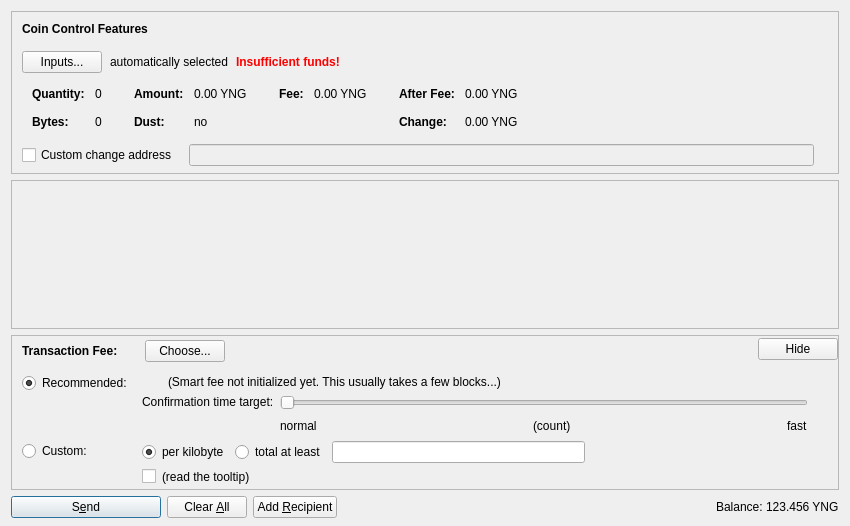
<?xml version="1.0" encoding="UTF-8"?>
<ui version="4.0">
 <class>SendCoinsDialog</class>
 <widget class="QDialog" name="SendCoinsDialog">
  <property name="geometry">
   <rect>
    <x>0</x>
    <y>0</y>
    <width>850</width>
    <height>526</height>
   </rect>
  </property>
  <property name="windowTitle">
   <string>Send Coins</string>
  </property>
  <layout class="QVBoxLayout" name="verticalLayout" stretch="0,1,0,0">
   <property name="bottomMargin">
    <number>8</number>
   </property>
   <item>
    <widget class="QFrame" name="frameCoinControl">
     <property name="sizePolicy">
      <sizepolicy hsizetype="Expanding" vsizetype="Expanding">
       <horstretch>0</horstretch>
       <verstretch>0</verstretch>
      </sizepolicy>
     </property>
     <property name="maximumSize">
      <size>
       <width>16777215</width>
       <height>16777215</height>
      </size>
     </property>
     <property name="frameShape">
      <enum>QFrame::StyledPanel</enum>
     </property>
     <property name="frameShadow">
      <enum>QFrame::Sunken</enum>
     </property>
     <layout class="QVBoxLayout" name="verticalLayoutCoinControl2">
      <property name="spacing">
       <number>0</number>
      </property>
      <property name="leftMargin">
       <number>0</number>
      </property>
      <property name="topMargin">
       <number>0</number>
      </property>
      <property name="rightMargin">
       <number>0</number>
      </property>
      <property name="bottomMargin">
       <number>6</number>
      </property>
      <item>
       <layout class="QVBoxLayout" name="verticalLayoutCoinControl" stretch="0,0,0,0,1">
        <property name="spacing">
         <number>0</number>
        </property>
        <property name="leftMargin">
         <number>10</number>
        </property>
        <property name="topMargin">
         <number>10</number>
        </property>
        <item>
         <layout class="QHBoxLayout" name="horizontalLayoutCoinControl1">
          <property name="bottomMargin">
           <number>15</number>
          </property>
          <item>
           <widget class="QLabel" name="labelCoinControlFeatures">
            <property name="sizePolicy">
             <sizepolicy hsizetype="Preferred" vsizetype="Maximum">
              <horstretch>0</horstretch>
              <verstretch>0</verstretch>
             </sizepolicy>
            </property>
            <property name="font">
             <font>
              <weight>75</weight>
              <bold>true</bold>
             </font>
            </property>
            <property name="styleSheet">
             <string notr="true">font-weight:bold;</string>
            </property>
            <property name="text">
             <string>Coin Control Features</string>
            </property>
           </widget>
          </item>
         </layout>
        </item>
        <item>
         <layout class="QHBoxLayout" name="horizontalLayoutCoinControl2" stretch="0,0,0,0">
          <property name="spacing">
           <number>8</number>
          </property>
          <property name="bottomMargin">
           <number>10</number>
          </property>
          <item>
           <widget class="QPushButton" name="pushButtonCoinControl">
            <property name="styleSheet">
             <string notr="true"/>
            </property>
            <property name="text">
             <string>Inputs...</string>
            </property>
            <property name="autoDefault">
             <bool>false</bool>
            </property>
           </widget>
          </item>
          <item>
           <widget class="QLabel" name="labelCoinControlAutomaticallySelected">
            <property name="text">
             <string>automatically selected</string>
            </property>
            <property name="margin">
             <number>5</number>
            </property>
           </widget>
          </item>
          <item>
           <widget class="QLabel" name="labelCoinControlInsuffFunds">
            <property name="font">
             <font>
              <weight>75</weight>
              <bold>true</bold>
             </font>
            </property>
            <property name="styleSheet">
             <string notr="true">color:red;font-weight:bold;</string>
            </property>
            <property name="text">
             <string>Insufficient funds!</string>
            </property>
            <property name="margin">
             <number>5</number>
            </property>
           </widget>
          </item>
          <item>
           <spacer name="horizontalSpacerCoinControl">
            <property name="orientation">
             <enum>Qt::Horizontal</enum>
            </property>
            <property name="sizeHint" stdset="0">
             <size>
              <width>40</width>
              <height>1</height>
             </size>
            </property>
           </spacer>
          </item>
         </layout>
        </item>
        <item>
         <widget class="QWidget" name="widgetCoinControl" native="true">
          <property name="sizePolicy">
           <sizepolicy hsizetype="Preferred" vsizetype="Preferred">
            <horstretch>0</horstretch>
            <verstretch>0</verstretch>
           </sizepolicy>
          </property>
          <property name="minimumSize">
           <size>
            <width>0</width>
            <height>0</height>
           </size>
          </property>
          <property name="styleSheet">
           <string notr="true"/>
          </property>
          <layout class="QHBoxLayout" name="horizontalLayoutCoinControl5">
           <property name="leftMargin">
            <number>0</number>
           </property>
           <property name="topMargin">
            <number>0</number>
           </property>
           <property name="rightMargin">
            <number>0</number>
           </property>
           <property name="bottomMargin">
            <number>0</number>
           </property>
           <item>
            <layout class="QHBoxLayout" name="horizontalLayoutCoinControl3" stretch="0,0,0,1">
             <property name="spacing">
              <number>20</number>
             </property>
             <property name="topMargin">
              <number>0</number>
             </property>
             <property name="bottomMargin">
              <number>10</number>
             </property>
             <item>
              <layout class="QFormLayout" name="formLayoutCoinControl1">
               <property name="horizontalSpacing">
                <number>10</number>
               </property>
               <property name="verticalSpacing">
                <number>14</number>
               </property>
               <property name="leftMargin">
                <number>10</number>
               </property>
               <property name="topMargin">
                <number>4</number>
               </property>
               <property name="rightMargin">
                <number>6</number>
               </property>
               <item row="0" column="0">
                <widget class="QLabel" name="labelCoinControlQuantityText">
                 <property name="font">
                  <font>
                   <weight>75</weight>
                   <bold>true</bold>
                  </font>
                 </property>
                 <property name="text">
                  <string>Quantity:</string>
                 </property>
                 <property name="margin">
                  <number>0</number>
                 </property>
                </widget>
               </item>
               <item row="0" column="1">
                <widget class="QLabel" name="labelCoinControlQuantity">
                 <property name="cursor">
                  <cursorShape>IBeamCursor</cursorShape>
                 </property>
                 <property name="contextMenuPolicy">
                  <enum>Qt::ActionsContextMenu</enum>
                 </property>
                 <property name="text">
                  <string notr="true">0</string>
                 </property>
                 <property name="margin">
                  <number>0</number>
                 </property>
                 <property name="textInteractionFlags">
                  <set>Qt::LinksAccessibleByMouse|Qt::TextSelectableByKeyboard|Qt::TextSelectableByMouse</set>
                 </property>
                </widget>
               </item>
               <item row="1" column="0">
                <widget class="QLabel" name="labelCoinControlBytesText">
                 <property name="font">
                  <font>
                   <weight>75</weight>
                   <bold>true</bold>
                  </font>
                 </property>
                 <property name="text">
                  <string>Bytes:</string>
                 </property>
                </widget>
               </item>
               <item row="1" column="1">
                <widget class="QLabel" name="labelCoinControlBytes">
                 <property name="cursor">
                  <cursorShape>IBeamCursor</cursorShape>
                 </property>
                 <property name="contextMenuPolicy">
                  <enum>Qt::ActionsContextMenu</enum>
                 </property>
                 <property name="text">
                  <string notr="true">0</string>
                 </property>
                 <property name="textInteractionFlags">
                  <set>Qt::LinksAccessibleByMouse|Qt::TextSelectableByKeyboard|Qt::TextSelectableByMouse</set>
                 </property>
                </widget>
               </item>
              </layout>
             </item>
             <item>
              <layout class="QFormLayout" name="formLayoutCoinControl2">
               <property name="horizontalSpacing">
                <number>10</number>
               </property>
               <property name="verticalSpacing">
                <number>14</number>
               </property>
               <property name="leftMargin">
                <number>6</number>
               </property>
               <property name="topMargin">
                <number>4</number>
               </property>
               <property name="rightMargin">
                <number>6</number>
               </property>
               <item row="0" column="0">
                <widget class="QLabel" name="labelCoinControlAmountText">
                 <property name="font">
                  <font>
                   <weight>75</weight>
                   <bold>true</bold>
                  </font>
                 </property>
                 <property name="text">
                  <string>Amount:</string>
                 </property>
                 <property name="margin">
                  <number>0</number>
                 </property>
                </widget>
               </item>
               <item row="0" column="1">
                <widget class="QLabel" name="labelCoinControlAmount">
                 <property name="cursor">
                  <cursorShape>IBeamCursor</cursorShape>
                 </property>
                 <property name="contextMenuPolicy">
                  <enum>Qt::ActionsContextMenu</enum>
                 </property>
                 <property name="text">
                  <string notr="true">0.00 YNG</string>
                 </property>
                 <property name="textInteractionFlags">
                  <set>Qt::LinksAccessibleByMouse|Qt::TextSelectableByKeyboard|Qt::TextSelectableByMouse</set>
                 </property>
                </widget>
               </item>
               <item row="1" column="0">
                <widget class="QLabel" name="labelCoinControlLowOutputText">
                 <property name="font">
                  <font>
                   <weight>75</weight>
                   <bold>true</bold>
                  </font>
                 </property>
                 <property name="text">
                  <string>Dust:</string>
                 </property>
                </widget>
               </item>
               <item row="1" column="1">
                <widget class="QLabel" name="labelCoinControlLowOutput">
                 <property name="cursor">
                  <cursorShape>IBeamCursor</cursorShape>
                 </property>
                 <property name="contextMenuPolicy">
                  <enum>Qt::ActionsContextMenu</enum>
                 </property>
                 <property name="text">
                  <string notr="true">no</string>
                 </property>
                 <property name="textInteractionFlags">
                  <set>Qt::LinksAccessibleByMouse|Qt::TextSelectableByKeyboard|Qt::TextSelectableByMouse</set>
                 </property>
                </widget>
               </item>
              </layout>
             </item>
             <item>
              <layout class="QFormLayout" name="formLayoutCoinControl3">
               <property name="horizontalSpacing">
                <number>10</number>
               </property>
               <property name="verticalSpacing">
                <number>14</number>
               </property>
               <property name="leftMargin">
                <number>6</number>
               </property>
               <property name="topMargin">
                <number>4</number>
               </property>
               <property name="rightMargin">
                <number>6</number>
               </property>
               <item row="0" column="0">
                <widget class="QLabel" name="labelCoinControlFeeText">
                 <property name="font">
                  <font>
                   <weight>75</weight>
                   <bold>true</bold>
                  </font>
                 </property>
                 <property name="text">
                  <string>Fee:</string>
                 </property>
                 <property name="margin">
                  <number>0</number>
                 </property>
                </widget>
               </item>
               <item row="0" column="1">
                <widget class="QLabel" name="labelCoinControlFee">
                 <property name="cursor">
                  <cursorShape>IBeamCursor</cursorShape>
                 </property>
                 <property name="contextMenuPolicy">
                  <enum>Qt::ActionsContextMenu</enum>
                 </property>
                 <property name="text">
                  <string notr="true">0.00 YNG</string>
                 </property>
                 <property name="textInteractionFlags">
                  <set>Qt::LinksAccessibleByMouse|Qt::TextSelectableByKeyboard|Qt::TextSelectableByMouse</set>
                 </property>
                </widget>
               </item>
              </layout>
             </item>
             <item>
              <layout class="QFormLayout" name="formLayoutCoinControl4">
               <property name="horizontalSpacing">
                <number>10</number>
               </property>
               <property name="verticalSpacing">
                <number>14</number>
               </property>
               <property name="leftMargin">
                <number>6</number>
               </property>
               <property name="topMargin">
                <number>4</number>
               </property>
               <property name="rightMargin">
                <number>6</number>
               </property>
               <item row="0" column="0">
                <widget class="QLabel" name="labelCoinControlAfterFeeText">
                 <property name="font">
                  <font>
                   <weight>75</weight>
                   <bold>true</bold>
                  </font>
                 </property>
                 <property name="text">
                  <string>After Fee:</string>
                 </property>
                 <property name="margin">
                  <number>0</number>
                 </property>
                </widget>
               </item>
               <item row="0" column="1">
                <widget class="QLabel" name="labelCoinControlAfterFee">
                 <property name="cursor">
                  <cursorShape>IBeamCursor</cursorShape>
                 </property>
                 <property name="contextMenuPolicy">
                  <enum>Qt::ActionsContextMenu</enum>
                 </property>
                 <property name="text">
                  <string notr="true">0.00 YNG</string>
                 </property>
                 <property name="textInteractionFlags">
                  <set>Qt::LinksAccessibleByMouse|Qt::TextSelectableByKeyboard|Qt::TextSelectableByMouse</set>
                 </property>
                </widget>
               </item>
               <item row="1" column="0">
                <widget class="QLabel" name="labelCoinControlChangeText">
                 <property name="font">
                  <font>
                   <weight>75</weight>
                   <bold>true</bold>
                  </font>
                 </property>
                 <property name="text">
                  <string>Change:</string>
                 </property>
                </widget>
               </item>
               <item row="1" column="1">
                <widget class="QLabel" name="labelCoinControlChange">
                 <property name="cursor">
                  <cursorShape>IBeamCursor</cursorShape>
                 </property>
                 <property name="contextMenuPolicy">
                  <enum>Qt::ActionsContextMenu</enum>
                 </property>
                 <property name="text">
                  <string notr="true">0.00 YNG</string>
                 </property>
                 <property name="textInteractionFlags">
                  <set>Qt::LinksAccessibleByMouse|Qt::TextSelectableByKeyboard|Qt::TextSelectableByMouse</set>
                 </property>
                </widget>
               </item>
              </layout>
             </item>
            </layout>
           </item>
          </layout>
         </widget>
        </item>
        <item>
         <layout class="QHBoxLayout" name="horizontalLayoutCoinControl4" stretch="0,0,0">
          <property name="spacing">
           <number>12</number>
          </property>
          <property name="sizeConstraint">
           <enum>QLayout::SetDefaultConstraint</enum>
          </property>
          <property name="topMargin">
           <number>5</number>
          </property>
          <property name="rightMargin">
           <number>5</number>
          </property>
          <item>
           <widget class="QCheckBox" name="checkBoxCoinControlChange">
            <property name="toolTip">
             <string>If this is activated, but the change address is empty or invalid, change will be sent to a newly generated address.</string>
            </property>
            <property name="text">
             <string>Custom change address</string>
            </property>
           </widget>
          </item>
          <item>
           <widget class="QValidatedLineEdit" name="lineEditCoinControlChange">
            <property name="enabled">
             <bool>false</bool>
            </property>
            <property name="sizePolicy">
             <sizepolicy hsizetype="Expanding" vsizetype="Fixed">
              <horstretch>0</horstretch>
              <verstretch>0</verstretch>
             </sizepolicy>
            </property>
           </widget>
          </item>
          <item>
           <widget class="QLabel" name="labelCoinControlChangeLabel">
            <property name="sizePolicy">
             <sizepolicy hsizetype="Preferred" vsizetype="Expanding">
              <horstretch>0</horstretch>
              <verstretch>0</verstretch>
             </sizepolicy>
            </property>
            <property name="minimumSize">
             <size>
              <width>0</width>
              <height>0</height>
             </size>
            </property>
            <property name="text">
             <string/>
            </property>
            <property name="margin">
             <number>3</number>
            </property>
           </widget>
          </item>
         </layout>
        </item>
        <item>
         <spacer name="verticalSpacerCoinControl">
          <property name="orientation">
           <enum>Qt::Vertical</enum>
          </property>
          <property name="sizeHint" stdset="0">
           <size>
            <width>800</width>
            <height>1</height>
           </size>
          </property>
         </spacer>
        </item>
       </layout>
      </item>
     </layout>
    </widget>
   </item>
   <item>
    <widget class="QScrollArea" name="scrollArea">
     <property name="widgetResizable">
      <bool>true</bool>
     </property>
     <widget class="QWidget" name="scrollAreaWidgetContents">
      <property name="geometry">
       <rect>
        <x>0</x>
        <y>0</y>
        <width>830</width>
        <height>104</height>
       </rect>
      </property>
      <layout class="QVBoxLayout" name="verticalLayout_2" stretch="0,1">
       <property name="leftMargin">
        <number>0</number>
       </property>
       <property name="topMargin">
        <number>0</number>
       </property>
       <property name="rightMargin">
        <number>0</number>
       </property>
       <property name="bottomMargin">
        <number>0</number>
       </property>
       <item>
        <layout class="QVBoxLayout" name="entries">
         <property name="spacing">
          <number>6</number>
         </property>
        </layout>
       </item>
       <item>
        <spacer name="verticalSpacer">
         <property name="orientation">
          <enum>Qt::Vertical</enum>
         </property>
         <property name="sizeHint" stdset="0">
          <size>
           <width>20</width>
           <height>40</height>
          </size>
         </property>
        </spacer>
       </item>
      </layout>
     </widget>
    </widget>
   </item>
   <item>
    <widget class="QFrame" name="frameFee">
     <property name="sizePolicy">
      <sizepolicy hsizetype="Expanding" vsizetype="Expanding">
       <horstretch>0</horstretch>
       <verstretch>0</verstretch>
      </sizepolicy>
     </property>
     <property name="maximumSize">
      <size>
       <width>16777215</width>
       <height>16777215</height>
      </size>
     </property>
     <property name="frameShape">
      <enum>QFrame::StyledPanel</enum>
     </property>
     <property name="frameShadow">
      <enum>QFrame::Sunken</enum>
     </property>
     <layout class="QVBoxLayout" name="verticalLayoutFee1">
      <property name="spacing">
       <number>0</number>
      </property>
      <property name="leftMargin">
       <number>0</number>
      </property>
      <property name="topMargin">
       <number>0</number>
      </property>
      <property name="rightMargin">
       <number>0</number>
      </property>
      <property name="bottomMargin">
       <number>0</number>
      </property>
      <item>
       <layout class="QVBoxLayout" name="verticalLayoutFee2" stretch="0,0,0">
        <property name="spacing">
         <number>0</number>
        </property>
        <property name="leftMargin">
         <number>10</number>
        </property>
        <property name="topMargin">
         <number>0</number>
        </property>
        <item>
         <layout class="QHBoxLayout" name="horizontalLayoutFee1">
          <property name="bottomMargin">
           <number>0</number>
          </property>
          <item>
           <layout class="QVBoxLayout" name="verticalLayoutFee7">
            <property name="spacing">
             <number>0</number>
            </property>
            <item>
             <spacer name="verticalSpacerSmartFee">
              <property name="orientation">
               <enum>Qt::Vertical</enum>
              </property>
              <property name="sizeType">
               <enum>QSizePolicy::Fixed</enum>
              </property>
              <property name="sizeHint" stdset="0">
               <size>
                <width>1</width>
                <height>4</height>
               </size>
              </property>
             </spacer>
            </item>
            <item>
             <layout class="QHBoxLayout" name="horizontalLayoutSmartFee">
              <property name="spacing">
               <number>10</number>
              </property>
              <item>
               <widget class="QLabel" name="labelFeeHeadline">
                <property name="sizePolicy">
                 <sizepolicy hsizetype="Preferred" vsizetype="Maximum">
                  <horstretch>0</horstretch>
                  <verstretch>0</verstretch>
                 </sizepolicy>
                </property>
                <property name="font">
                 <font>
                  <weight>75</weight>
                  <bold>true</bold>
                 </font>
                </property>
                <property name="styleSheet">
                 <string notr="true">font-weight:bold;</string>
                </property>
                <property name="text">
                 <string>Transaction Fee:</string>
                </property>
               </widget>
              </item>
              <item>
               <widget class="QLabel" name="labelFeeMinimized">
                <property name="text">
                 <string/>
                </property>
               </widget>
              </item>
              <item>
               <widget class="QPushButton" name="buttonChooseFee">
                <property name="text">
                 <string>Choose...</string>
                </property>
               </widget>
              </item>
             </layout>
            </item>
            <item>
             <spacer name="verticalSpacer_5">
              <property name="orientation">
               <enum>Qt::Vertical</enum>
              </property>
              <property name="sizeHint" stdset="0">
               <size>
                <width>1</width>
                <height>1</height>
               </size>
              </property>
             </spacer>
            </item>
           </layout>
          </item>
          <item>
           <spacer name="horizontalSpacer_4">
            <property name="orientation">
             <enum>Qt::Horizontal</enum>
            </property>
            <property name="sizeHint" stdset="0">
             <size>
              <width>40</width>
              <height>20</height>
             </size>
            </property>
           </spacer>
          </item>
          <item>
           <widget class="QPushButton" name="buttonMinimizeFee">
            <property name="toolTip">
             <string>collapse fee-settings</string>
            </property>
            <property name="text">
             <string>Hide</string>
            </property>
           </widget>
          </item>
         </layout>
        </item>
        <item>
         <widget class="QFrame" name="frameFeeSelection">
          <layout class="QVBoxLayout" name="verticalLayoutFee12">
           <property name="spacing">
            <number>0</number>
           </property>
           <property name="leftMargin">
            <number>0</number>
           </property>
           <property name="topMargin">
            <number>0</number>
           </property>
           <property name="rightMargin">
            <number>0</number>
           </property>
           <property name="bottomMargin">
            <number>0</number>
           </property>
           <item>
            <layout class="QGridLayout" name="gridLayoutFee">
             <property name="topMargin">
              <number>10</number>
             </property>
             <property name="bottomMargin">
              <number>4</number>
             </property>
             <property name="horizontalSpacing">
              <number>10</number>
             </property>
             <property name="verticalSpacing">
              <number>4</number>
             </property>
             <item row="1" column="1">
              <layout class="QVBoxLayout" name="verticalLayoutFee8">
               <property name="spacing">
                <number>6</number>
               </property>
               <item>
                <layout class="QHBoxLayout" name="horizontalLayoutFee13">
                 <item>
                  <widget class="QRadioButton" name="radioCustomPerKilobyte">
                   <property name="toolTip">
                    <string>If the custom fee is set to 1000 satoshis and the transaction is only 250 bytes, then &quot;per kilobyte&quot; only pays 250 satoshis in fee, while &quot;total at least&quot; pays 1000 satoshis. For transactions bigger than a kilobyte both pay by kilobyte.</string>
                   </property>
                   <property name="text">
                    <string>per kilobyte</string>
                   </property>
                   <property name="checked">
                    <bool>true</bool>
                   </property>
                   <attribute name="buttonGroup">
                    <string notr="true">groupCustomFee</string>
                   </attribute>
                  </widget>
                 </item>
                 <item>
                  <widget class="QRadioButton" name="radioCustomAtLeast">
                   <property name="toolTip">
                    <string>If the custom fee is set to 1000 satoshis and the transaction is only 250 bytes, then &quot;per kilobyte&quot; only pays 250 satoshis in fee, while &quot;total at least&quot; pays 1000 satoshis. For transactions bigger than a kilobyte both pay by kilobyte.</string>
                   </property>
                   <property name="text">
                    <string>total at least</string>
                   </property>
                   <attribute name="buttonGroup">
                    <string notr="true">groupCustomFee</string>
                   </attribute>
                  </widget>
                 </item>
                 <item>
                  <widget class="BitcoinAmountField" name="customFee"/>
                 </item>
                 <item>
                  <spacer name="horizontalSpacer_6">
                   <property name="orientation">
                    <enum>Qt::Horizontal</enum>
                   </property>
                   <property name="sizeHint" stdset="0">
                    <size>
                     <width>1</width>
                     <height>1</height>
                    </size>
                   </property>
                  </spacer>
                 </item>
                </layout>
               </item>
               <item>
                <layout class="QHBoxLayout" name="horizontalLayoutFee8">
                 <item>
                  <widget class="QCheckBox" name="checkBoxMinimumFee">
                   <property name="toolTip">
                    <string>Paying only the minimum fee is just fine as long as there is less transaction volume than space in the blocks. But be aware that this can end up in a never confirming transaction once there is more demand for yangcoin transactions than the network can process.</string>
                   </property>
                   <property name="text">
                    <string/>
                   </property>
                  </widget>
                 </item>
                 <item>
                  <widget class="QLabel" name="labelMinFeeWarning">
                   <property name="enabled">
                    <bool>true</bool>
                   </property>
                   <property name="toolTip">
                    <string>Paying only the minimum fee is just fine as long as there is less transaction volume than space in the blocks. But be aware that this can end up in a never confirming transaction once there is more demand for yangcoin transactions than the network can process.</string>
                   </property>
                   <property name="text">
                    <string>(read the tooltip)</string>
                   </property>
                   <property name="margin">
                    <number>5</number>
                   </property>
                  </widget>
                 </item>
                 <item>
                  <spacer name="horizontalSpacer_2">
                   <property name="orientation">
                    <enum>Qt::Horizontal</enum>
                   </property>
                   <property name="sizeHint" stdset="0">
                    <size>
                     <width>1</width>
                     <height>1</height>
                    </size>
                   </property>
                  </spacer>
                 </item>
                </layout>
               </item>
              </layout>
             </item>
             <item row="0" column="0">
              <layout class="QVBoxLayout" name="verticalLayoutFee4" stretch="0,1">
               <item>
                <widget class="QRadioButton" name="radioSmartFee">
                 <property name="text">
                  <string>Recommended:</string>
                 </property>
                 <property name="checked">
                  <bool>true</bool>
                 </property>
                 <attribute name="buttonGroup">
                  <string notr="true">groupFee</string>
                 </attribute>
                </widget>
               </item>
               <item>
                <spacer name="verticalSpacer_2">
                 <property name="orientation">
                  <enum>Qt::Vertical</enum>
                 </property>
                 <property name="sizeHint" stdset="0">
                  <size>
                   <width>1</width>
                   <height>1</height>
                  </size>
                 </property>
                </spacer>
               </item>
              </layout>
             </item>
             <item row="1" column="0">
              <layout class="QVBoxLayout" name="verticalLayoutFee9" stretch="0,1">
               <item>
                <widget class="QRadioButton" name="radioCustomFee">
                 <property name="text">
                  <string>Custom:</string>
                 </property>
                 <attribute name="buttonGroup">
                  <string notr="true">groupFee</string>
                 </attribute>
                </widget>
               </item>
               <item>
                <spacer name="verticalSpacer_6">
                 <property name="orientation">
                  <enum>Qt::Vertical</enum>
                 </property>
                 <property name="sizeHint" stdset="0">
                  <size>
                   <width>1</width>
                   <height>1</height>
                  </size>
                 </property>
                </spacer>
               </item>
              </layout>
             </item>
             <item row="0" column="1">
              <layout class="QVBoxLayout" name="verticalLayoutFee3" stretch="0,0,1">
               <property name="spacing">
                <number>6</number>
               </property>
               <property name="topMargin">
                <number>2</number>
               </property>
               <item>
                <layout class="QHBoxLayout" name="horizontalLayoutFee12">
                 <item>
                  <widget class="QLabel" name="labelSmartFee">
                   <property name="text">
                    <string/>
                   </property>
                   <property name="margin">
                    <number>2</number>
                   </property>
                  </widget>
                 </item>
                 <item>
                  <widget class="QLabel" name="labelFeeEstimation">
                   <property name="text">
                    <string/>
                   </property>
                  </widget>
                 </item>
                 <item>
                  <widget class="QLabel" name="labelSmartFee2">
                   <property name="text">
                    <string>(Smart fee not initialized yet. This usually takes a few blocks...)</string>
                   </property>
                   <property name="margin">
                    <number>2</number>
                   </property>
                  </widget>
                 </item>
                 <item>
                  <spacer name="horizontalSpacer_5">
                   <property name="orientation">
                    <enum>Qt::Horizontal</enum>
                   </property>
                   <property name="sizeHint" stdset="0">
                    <size>
                     <width>1</width>
                     <height>1</height>
                    </size>
                   </property>
                  </spacer>
                 </item>
                </layout>
               </item>
               <item>
                <layout class="QHBoxLayout" name="horizontalLayoutFee9">
                 <item>
                  <layout class="QVBoxLayout" name="verticalLayoutFee6">
                   <item>
                    <widget class="QLabel" name="labelSmartFee3">
                     <property name="text">
                      <string>Confirmation time target:</string>
                     </property>
                     <property name="margin">
                      <number>2</number>
                     </property>
                    </widget>
                   </item>
                   <item>
                    <spacer name="verticalSpacer_3">
                     <property name="orientation">
                      <enum>Qt::Vertical</enum>
                     </property>
                     <property name="sizeHint" stdset="0">
                      <size>
                       <width>1</width>
                       <height>1</height>
                      </size>
                     </property>
                    </spacer>
                   </item>
                  </layout>
                 </item>
                 <item>
                  <layout class="QVBoxLayout" name="verticalLayoutFee5">
                   <property name="rightMargin">
                    <number>30</number>
                   </property>
                   <item>
                    <widget class="QSlider" name="sliderSmartFee">
                     <property name="minimum">
                      <number>0</number>
                     </property>
                     <property name="maximum">
                      <number>23</number>
                     </property>
                     <property name="pageStep">
                      <number>1</number>
                     </property>
                     <property name="value">
                      <number>0</number>
                     </property>
                     <property name="orientation">
                      <enum>Qt::Horizontal</enum>
                     </property>
                     <property name="invertedAppearance">
                      <bool>false</bool>
                     </property>
                     <property name="invertedControls">
                      <bool>false</bool>
                     </property>
                     <property name="tickPosition">
                      <enum>QSlider::NoTicks</enum>
                     </property>
                    </widget>
                   </item>
                   <item>
                    <layout class="QHBoxLayout" name="horizontalLayoutFee10">
                     <item>
                      <widget class="QLabel" name="labelSmartFeeNormal">
                       <property name="text">
                        <string>normal</string>
                       </property>
                      </widget>
                     </item>
                     <item>
                      <spacer name="horizontalSpacer_7">
                       <property name="orientation">
                        <enum>Qt::Horizontal</enum>
                       </property>
                       <property name="sizeHint" stdset="0">
                        <size>
                         <width>40</width>
                         <height>20</height>
                        </size>
                       </property>
                      </spacer>
                     </item>
                     <item>
                      <widget class="QLabel" name="confirmationTargetLabel">
                       <property name="text">
                        <string notr="true">(count)</string>
                       </property>
                      </widget>
                     </item>
                     <item>
                      <spacer name="horizontalSpacer_3">
                       <property name="orientation">
                        <enum>Qt::Horizontal</enum>
                       </property>
                       <property name="sizeHint" stdset="0">
                        <size>
                         <width>40</width>
                         <height>20</height>
                        </size>
                       </property>
                      </spacer>
                     </item>
                     <item>
                      <widget class="QLabel" name="labelSmartFeeFast">
                       <property name="text">
                        <string>fast</string>
                       </property>
                      </widget>
                     </item>
                    </layout>
                   </item>
                  </layout>
                 </item>
                </layout>
               </item>
               <item>
                <spacer name="verticalSpacer_4">
                 <property name="orientation">
                  <enum>Qt::Vertical</enum>
                 </property>
                 <property name="sizeHint" stdset="0">
                  <size>
                   <width>1</width>
                   <height>1</height>
                  </size>
                 </property>
                </spacer>
               </item>
              </layout>
             </item>
            </layout>
           </item>
          </layout>
         </widget>
        </item>
        <item>
         <spacer name="verticalSpacerFee">
          <property name="orientation">
           <enum>Qt::Vertical</enum>
          </property>
          <property name="sizeHint" stdset="0">
           <size>
            <width>800</width>
            <height>1</height>
           </size>
          </property>
         </spacer>
        </item>
       </layout>
      </item>
     </layout>
    </widget>
   </item>
   <item>
    <layout class="QHBoxLayout" name="horizontalLayout">
     <item>
      <widget class="QPushButton" name="sendButton">
       <property name="minimumSize">
        <size>
         <width>150</width>
         <height>0</height>
        </size>
       </property>
       <property name="toolTip">
        <string>Confirm the send action</string>
       </property>
       <property name="text">
        <string>S&amp;end</string>
       </property>
       <property name="icon">
        <iconset resource="../bitcoin.qrc">
         <normaloff>:/icons/send</normaloff>:/icons/send</iconset>
       </property>
       <property name="autoDefault">
        <bool>false</bool>
       </property>
       <property name="default">
        <bool>true</bool>
       </property>
      </widget>
     </item>
     <item>
      <widget class="QPushButton" name="clearButton">
       <property name="sizePolicy">
        <sizepolicy hsizetype="Minimum" vsizetype="Fixed">
         <horstretch>0</horstretch>
         <verstretch>0</verstretch>
        </sizepolicy>
       </property>
       <property name="toolTip">
        <string>Clear all fields of the form.</string>
       </property>
       <property name="text">
        <string>Clear &amp;All</string>
       </property>
       <property name="icon">
        <iconset resource="../bitcoin.qrc">
         <normaloff>:/icons/remove</normaloff>:/icons/remove</iconset>
       </property>
       <property name="autoDefault">
        <bool>false</bool>
       </property>
      </widget>
     </item>
     <item>
      <widget class="QPushButton" name="addButton">
       <property name="toolTip">
        <string>Send to multiple recipients at once</string>
       </property>
       <property name="text">
        <string>Add &amp;Recipient</string>
       </property>
       <property name="icon">
        <iconset resource="../bitcoin.qrc">
         <normaloff>:/icons/add</normaloff>:/icons/add</iconset>
       </property>
       <property name="autoDefault">
        <bool>false</bool>
       </property>
      </widget>
     </item>
     <item>
      <spacer name="horizontalSpacer">
       <property name="orientation">
        <enum>Qt::Horizontal</enum>
       </property>
       <property name="sizeHint" stdset="0">
        <size>
         <width>40</width>
         <height>20</height>
        </size>
       </property>
      </spacer>
     </item>
     <item>
      <layout class="QHBoxLayout" name="horizontalLayout_2">
       <property name="spacing">
        <number>3</number>
       </property>
       <item>
        <widget class="QLabel" name="label">
         <property name="sizePolicy">
          <sizepolicy hsizetype="Preferred" vsizetype="Fixed">
           <horstretch>0</horstretch>
           <verstretch>0</verstretch>
          </sizepolicy>
         </property>
         <property name="text">
          <string>Balance:</string>
         </property>
        </widget>
       </item>
       <item>
        <widget class="QLabel" name="labelBalance">
         <property name="sizePolicy">
          <sizepolicy hsizetype="Preferred" vsizetype="Fixed">
           <horstretch>0</horstretch>
           <verstretch>0</verstretch>
          </sizepolicy>
         </property>
         <property name="cursor">
          <cursorShape>IBeamCursor</cursorShape>
         </property>
         <property name="text">
          <string notr="true">123.456 YNG</string>
         </property>
         <property name="textInteractionFlags">
          <set>Qt::LinksAccessibleByMouse|Qt::TextSelectableByKeyboard|Qt::TextSelectableByMouse</set>
         </property>
        </widget>
       </item>
      </layout>
     </item>
    </layout>
   </item>
  </layout>
 </widget>
 <customwidgets>
  <customwidget>
   <class>QValidatedLineEdit</class>
   <extends>QLineEdit</extends>
   <header>qvalidatedlineedit.h</header>
  </customwidget>
  <customwidget>
   <class>BitcoinAmountField</class>
   <extends>QLineEdit</extends>
   <header>bitcoinamountfield.h</header>
   <container>1</container>
  </customwidget>
 </customwidgets>
 <resources>
  <include location="../bitcoin.qrc"/>
 </resources>
 <connections/>
 <buttongroups>
  <buttongroup name="groupFee"/>
  <buttongroup name="groupCustomFee"/>
 </buttongroups>
</ui>
